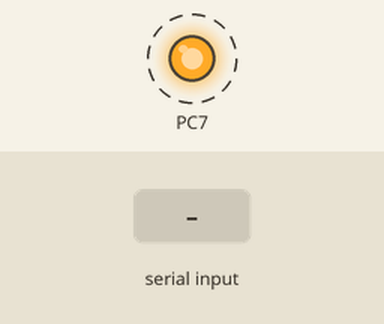
A program run on a simulated ATmega32U4, built with avr-gcc and emulated at 16 MHz. Parts: output pins drawn as LEDs (lit = HIGH). Dashed ring = blinking. The test bench sets the inputs (shaded band). What the program prints to the serial monitor is not drawn.

Above: at 1.2 s.
1.3 s: "1" received over Serial
Timing chart, 0 to 9.5 s (numbered marks = the images above; inputs shaded):
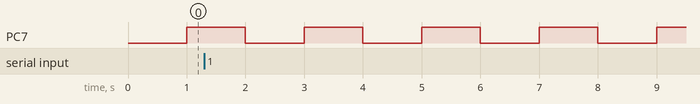

Measured:
- by itself, PC7: alternates HIGH for 1.0 s and LOW for 1.0 s

The program:

atmega32u4_testfile.c
```c
   #include <avr/io.h>
   #include "usart.h"
   #include <avr/interrupt.h>
   #include <util/delay.h>

   unsigned char pod;

   main() {

		/* set the baud rate */
		uart_9600();

		/*  initialize the UART */
		USART_Init();

		/* set the USART receive interrupt enable */
		UCSR1B |= (1<<RXCIE1);

		/* set global interrupts */
		sei();

		/* set direction of gpio register */
		PORTC |= (1<<PC7);
		DDRC |= (1<<DDC7);


		while(1 == 1)
		{
			/*  no interrupt example */
			//pod = USART_Receive();
			//USART_Transmit(pod);

			PORTC = ~PORTC;
			_delay_ms(1000);

		}
   }

   ISR(USART1_RX_vect)
   {
		pod = UDR1;
		UDR1 = pod;
   }
```

usart.c
```c
   #include <avr/io.h>
   #include "usart.h"

   void uart_9600(void)
   {
   	#define BAUD 9600
   	#include <util/setbaud.h>
   	UBRR1H = UBRRH_VALUE;
   	UBRR1L = UBRRL_VALUE;
   	#if USE_2X
   		UCSR1A |= (1 << U2X1);
   	#else
   		UCSR1A &= ~(1 << U2X1);
   	#endif
   }

   void uart_38400(void)
   {
   	#undef BAUD  // avoid compiler warning
   	#define BAUD 38400
   	#include <util/setbaud.h>
   		UBRR1H = UBRRH_VALUE;
   		UBRR1L = UBRRL_VALUE;
   	#if USE_2X
   		UCSR1A |= (1 << U2X1);
   	#else
   		UCSR1A &= ~(1 << U2X1);
   	#endif
   }

   void USART_Init(void)
   {
		/* enable the receiver and transmitter */
		UCSR1B = (1<<RXEN1) | (1<<TXEN1);
		/* set frame format:  8 data, 1 stop bit */
		UCSR1C = (3<<UCSZ10);
   }

   void USART_Transmit( unsigned char data)
   {
   		/*  Wait for empty transmit buffer */
		while ( !( UCSR1A & (1<<UDRE1)) );

		/* put data into buyffer, sends the data */
		UDR1 = data;
   }


   unsigned char USART_Receive(void)
   {
    	/* wait for data to be received */
		while ( !(UCSR1A & (1<<RXC1)) );

		/* Get and return received data from buffer */
		return UDR1;
   }
```

usart.h
```c
   #include <avr/io.h>

   #define F_CPU 16000000

   void uart_9600(void);
   void uart_38400(void);
   void USART_Init(void);
   void USART_Transmit( unsigned char data);
   unsigned char USART_Receive(void);
```
